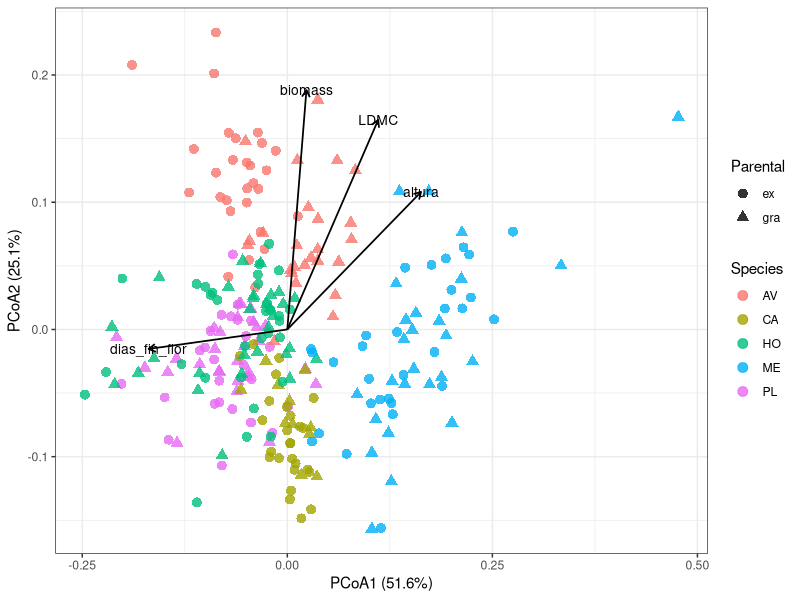
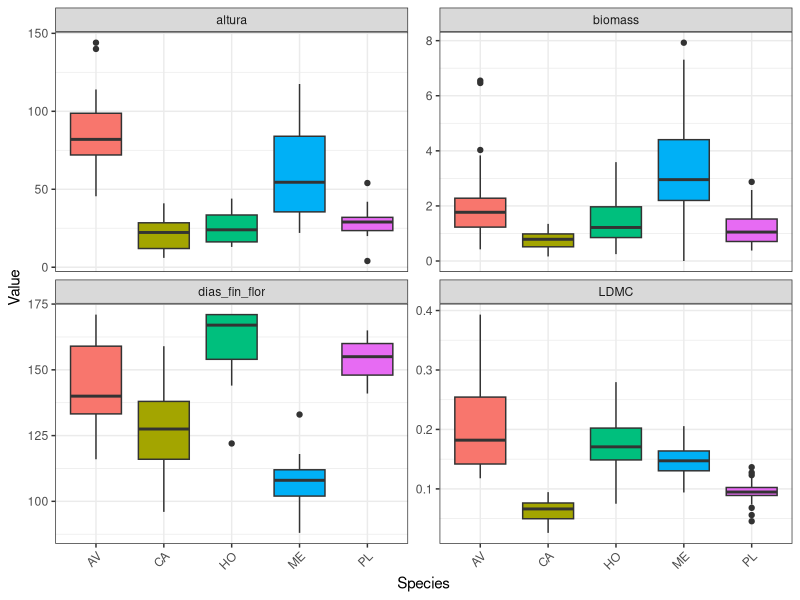
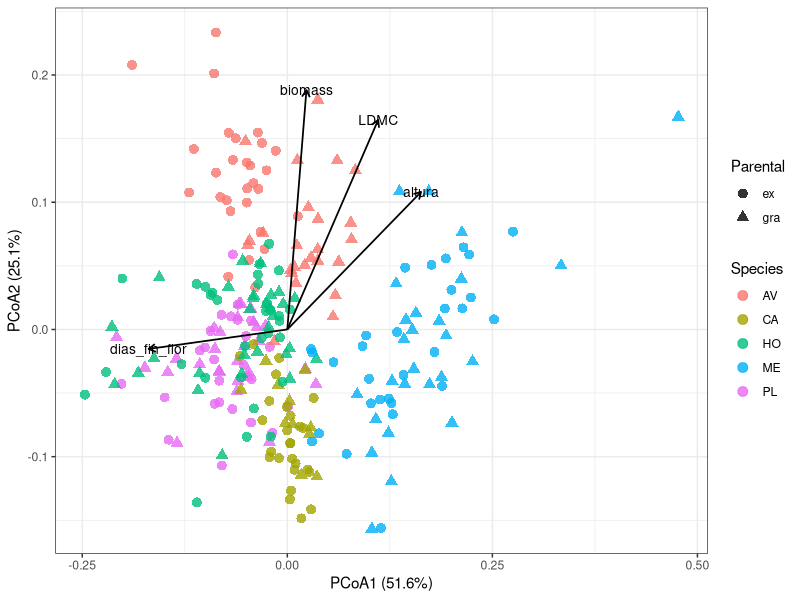

The R script that drew these images, in order:
############################################################
# PERMANOVA + PCoA + envfit
# Rasgos funcionales
############################################################

# Paquetes
library(tidyverse)
library(vegan)
library(cluster)
library(ape)
library(grid)
library(here)

# datos
traits <- read.table(here("trait_data.csv"), header =T, sep = ",")%>%
  select(-c(massmother, humedad_muerte, seedfruto, flor, seedtotal,
            dias_fruto, dias_fin_fruto, dias_muerte)) %>%
  rename(Species = sp, Parental = trat)
  # mutate(
  #   periodo_flor =
  #     dias_fin_flor - dias_flor
  # ) %>%
  # select(-dias_fin_flor)


# FILTRAMOS POR MISSINGNESS
# PRIMERO QUITAMOS VARIABLES CON POCOS DATOS Y VARIABLES CORRELACIONADAS
# missingness <- traits %>%
#        group_by(Species, Parental) %>%
#        summarise(across(everything(), ~sum(is.na(.))), .groups = "drop")
# print(as.data.frame(missingness))
# 
# sample_size <- traits %>%
#   group_by(Species, Parental) %>%
#   summarise(across(everything(), ~sum(!is.na(.))), .groups = "drop")
# print(as.data.frame(sample_size))

# conjunto core de rasgos 
# (ejes funcionales distintos, cobertura razonable, evitan redundancias)
# core <- traits %>%
#   select(-c(flor, seedtotal, massseed, hojas, altura,
#             dias_fruto, dias_fin_fruto, dias_muerte,
#             LDMC, area.m, Conductance, Photosyn, dias_fin_flor,
#             AvgDiam.mm., RTD))

# Quitamos las filas que tienen menos de 3 datos (+4 metadatos)
traits <- traits %>%
       filter(rowSums(!is.na(.)) > 7)

############################################################
# 1. Separar metadatos y rasgos
############################################################

X <- traits %>%
  select(-c(Species, Parental, id, clip))

# Calculamos, para cada pareja, el número de rasgos comparables
n <- nrow(X)

shared <- matrix(
  0,
  nrow = n,
  ncol = n
)

for(i in 1:n){
  for(j in 1:n){
    
    shared[i,j] <- sum(
      !is.na(X[i,]) &
        !is.na(X[j,])
    )
    
  }
}

head(shared)

# Distribución global

shared_upper <- shared[upper.tri(shared)]

summary(shared_upper)

table(shared_upper)

# ELIMINAR FILAS PROBLEMÁTICAS (260)
which(shared == 0, arr.ind = TRUE)

traits <- traits[-260,]
X <- X[-260,]

meta <- traits %>%
  select(Species, Parental, id)




############################################################
# 2. Estandarizar rasgos
############################################################

X.scaled <- scale(X)

############################################################
# 3. Matriz de distancias (Gower)
# Admite NAs
############################################################

dist.mat <- daisy(
  X.scaled,
  metric = "gower"
)

############################################################
# 4. PERMANOVA
############################################################

perm <- adonis2(
  dist.mat ~ Species * Parental,
  data = meta,
  permutations = 999
)

print(perm)

perm.terms <- adonis2(
  dist.mat ~ Species * Parental,
  data = meta,
  permutations = 999,
  by = "terms"
)

print(perm.terms)

perm.margin <- adonis2(
  dist.mat ~ Species * Parental,
  data = meta,
  permutations = 999,
  by = "margin"
)

print(perm.margin)

# Multivariate trait composition differed among species (R² = 0.54, p = 0.001), 
# was weakly affected by parental treatment (R² = 0.015, p = 0.001), 
# and showed a significant species-specific transgenerational response (Species × Parental: R² = 0.044, p = 0.001).

# Cuando existe una interacción fuerte, los efectos principales 
# dejan de ser totalmente interpretables por sí mismos. 
# Por eso adonis2() en muchos casos sólo devuelve 
# la interacción en by="margin"

############################################################
# 5. Comprobar homogeneidad de dispersiones
############################################################

# Especie (las especies difieren en su dispersión multivariante)

beta.species <- betadisper(
  dist.mat,
  meta$Species
)

permutest(beta.species)

# Species affected multivariate trait composition (PERMANOVA, p < 0.001, F = 84.3), 
# although multivariate dispersion also differed among species (betadisper, p < 0.001, F = 19.9).

# Tratamiento parental (los tratamientos no difieren en su dispersión)

beta.parental <- betadisper(
  dist.mat,
  meta$Parental
)

permutest(beta.parental)

# los efectos del tratamiento parental
# sse pueden interpretar más tranquilamente como un 
# desplazamiento de centroides y no como un artefacto de dispersión

############################################################
# 6. PCoA
############################################################

pcoa.res <- pcoa(dist.mat)

############################################################
# 7. Coordenadas de individuos
############################################################

scores <- as.data.frame(
  pcoa.res$vectors[, 1:2]
)

colnames(scores) <- c("PCoA1", "PCoA2")

scores <- bind_cols(scores, meta)

############################################################
# 8. Porcentaje de varianza explicada
############################################################

var1 <- round(
  pcoa.res$values$Relative_eig[1] * 100,
  1
)

var2 <- round(
  pcoa.res$values$Relative_eig[2] * 100,
  1
)

############################################################
# 9. Ajustar vectores de rasgos
############################################################

fit <- envfit(
  pcoa.res$vectors[, 1:2],
  as.data.frame(X.scaled),
  permutations = 999,
  na.rm = T
)

print(fit)

############################################################
# 10. Extraer vectores
############################################################

vec <- as.data.frame(
  scores(fit, display = "vectors")
)

vec$Trait <- rownames(vec)

############################################################
# 11. Seleccionar únicamente rasgos significativos
############################################################

vec$pval <- fit$vectors$pvals

vec.sig <- vec %>%
  filter(pval < 0.05)


############################################################
# 12. Escalar flechas para visualización
############################################################

mult <- 0.2

vec.sig$Dim1 <- vec.sig$Axis.1 * mult
vec.sig$Dim2 <- vec.sig$Axis.2 * mult

############################################################
# 13. Gráfico
############################################################

ggplot(
  scores,
  aes(
    x = PCoA1,
    y = PCoA2,
    colour = Species,
    shape = Parental
  )
) +
  
  geom_point(
    size = 3,
    alpha = 0.8
  ) +
  
  # stat_ellipse(
  #   aes(
  #     colour = Species,
  #     linetype = Parental,
  #     group = interaction(Species, Parental)
  #   ),
  #   linewidth = 1,
  #   level = 0.95
  # ) +
  
  geom_segment(
    data = vec.sig,
    aes(
      x = 0,
      y = 0,
      xend = Dim1,
      yend = Dim2
    ),
    inherit.aes = FALSE,
    colour = "black",
    linewidth = 0.6,
    arrow = arrow(
      length = unit(0.20, "cm")
    )
  ) +
  scale_linetype_manual(
    values = c(
      "ex"  = "solid",
      "gra" = "dashed"
    )
  ) +
  
  geom_text(
    data = vec.sig,
    aes(
      x = Dim1,
      y = Dim2,
      label = Trait
    ),
    inherit.aes = FALSE,
    size = 3.5
  ) +
  
  # geom_text(
  #   aes(label = id),
  #   size = 2,
  #   vjust = -0.5
  # ) +
  
  theme_bw() +
  
  labs(
    x = paste0(
      "PCoA1 (",
      var1,
      "%)"
    ),
    y = paste0(
      "PCoA2 (",
      var2,
      "%)"
    ),
    colour = "Species",
    shape = "Parental"
  )

############################################################
# 14. Guardar figura
############################################################

ggsave(
  "PCoA_traits.png",
  width = 8,
  height = 6,
  dpi = 300
)

############################################################
# 15. Boxplots de rasgos significativos
############################################################

traits.sig <- rownames(vec.sig)

plot.df <- traits %>%
  select(Species, all_of(traits.sig)) %>%
  pivot_longer(
    cols = all_of(traits.sig),
    names_to = "Trait",
    values_to = "Value"
  )

ggplot(
  plot.df,
  aes(
    x = Species,
    y = Value,
    fill = Species
  )
) +
  geom_boxplot() +
  facet_wrap(~ Trait, scales = "free_y") +
  theme_bw() +
  theme(
    legend.position = "none",
    axis.text.x = element_text(
      angle = 45,
      hjust = 1
    )
  )
